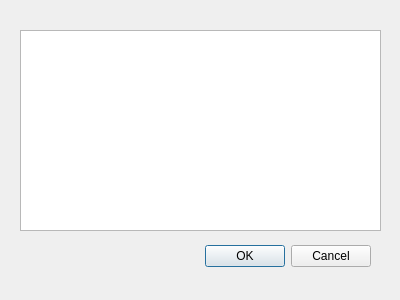
<?xml version="1.0" encoding="UTF-8"?>
<ui version="4.0">
 <class>Dialog</class>
 <widget class="QDialog" name="Dialog">
  <property name="geometry">
   <rect>
    <x>0</x>
    <y>0</y>
    <width>400</width>
    <height>300</height>
   </rect>
  </property>
  <property name="windowTitle">
   <string>Dialog</string>
  </property>
  <widget class="QDialogButtonBox" name="buttonBox">
   <property name="geometry">
    <rect>
     <x>30</x>
     <y>240</y>
     <width>341</width>
     <height>32</height>
    </rect>
   </property>
   <property name="orientation">
    <enum>Qt::Horizontal</enum>
   </property>
   <property name="standardButtons">
    <set>QDialogButtonBox::Cancel|QDialogButtonBox::Ok</set>
   </property>
  </widget>
  <widget class="QTextBrowser" name="textBrowser">
   <property name="geometry">
    <rect>
     <x>20</x>
     <y>30</y>
     <width>361</width>
     <height>201</height>
    </rect>
   </property>
  </widget>
 </widget>
 <resources/>
 <connections>
  <connection>
   <sender>buttonBox</sender>
   <signal>accepted()</signal>
   <receiver>Dialog</receiver>
   <slot>accept()</slot>
   <hints>
    <hint type="sourcelabel">
     <x>248</x>
     <y>254</y>
    </hint>
    <hint type="destinationlabel">
     <x>157</x>
     <y>274</y>
    </hint>
   </hints>
  </connection>
  <connection>
   <sender>buttonBox</sender>
   <signal>rejected()</signal>
   <receiver>Dialog</receiver>
   <slot>reject()</slot>
   <hints>
    <hint type="sourcelabel">
     <x>316</x>
     <y>260</y>
    </hint>
    <hint type="destinationlabel">
     <x>286</x>
     <y>274</y>
    </hint>
   </hints>
  </connection>
 </connections>
</ui>
